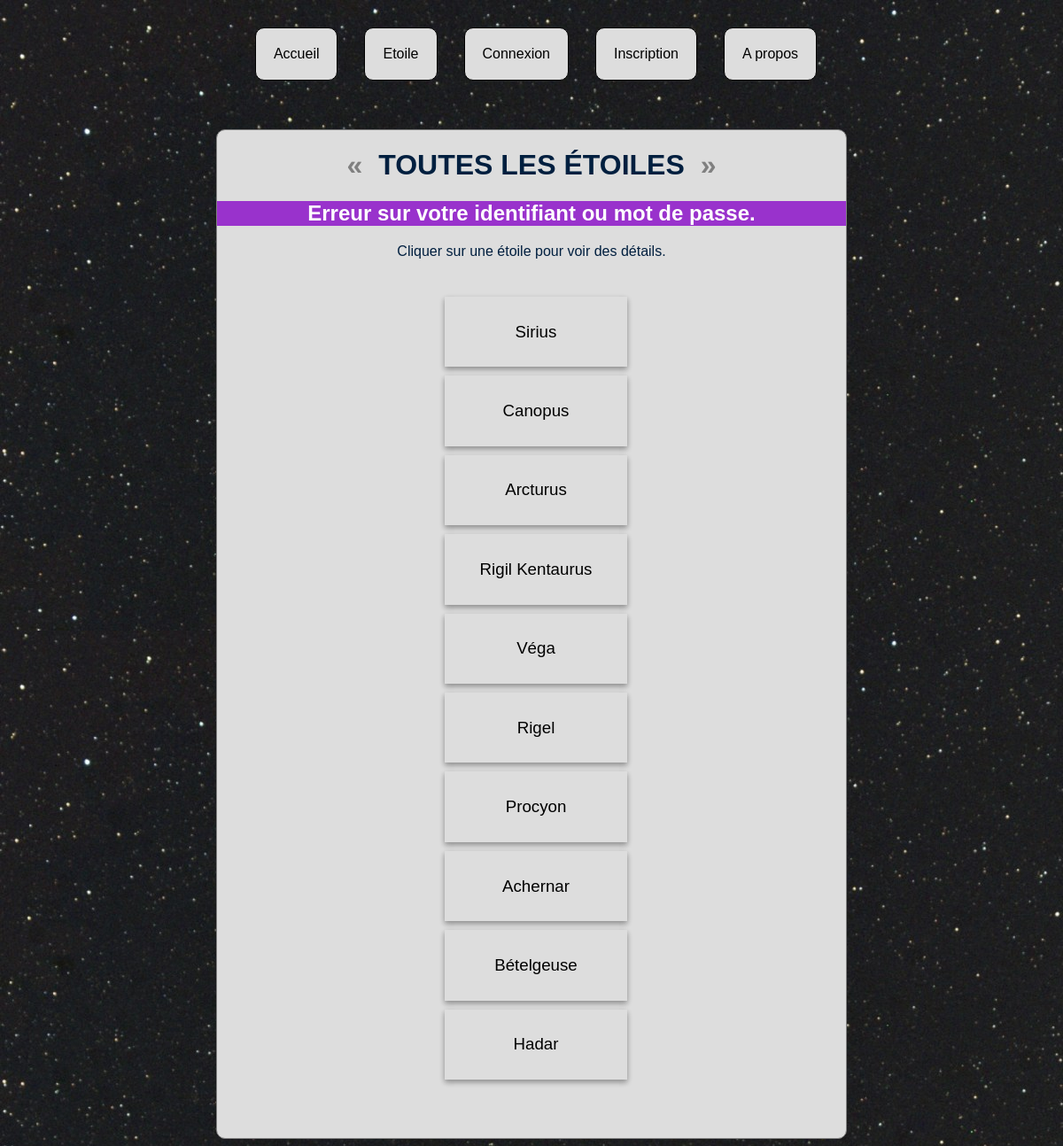
/liste (signed in), run on the app's committed database.
### tables this page shows
CREATE TABLE IF NOT EXISTS `stars` (
  `id` int(11) NOT NULL AUTO_INCREMENT,
  `name` varchar(255) DEFAULT NULL,
  `bayer` varchar(255) DEFAULT NULL,
  `spectralType` varchar(255) DEFAULT NULL,
  `magnitude` varchar(255) DEFAULT NULL,
  `distance` float DEFAULT NULL,
  `accountId` int(11) NOT NULL,
  PRIMARY KEY (`id`)
);

### src/control/Controller.php (called while the page is built, shortened)
<?php
require_once 'view/View.php';
require_once 'model/star/Star.php';
class Controller {
    private $view;
    private $storage;
    public function __construct(View $view, StarStorage $storage, AccountStorage $accountStorage, ImageStorage $imageStorage, CookieStorage $cookieStorage) {
        $this->view = $view;
        $this->storage = $storage;
    }
    public function showList() {
        $stars = $this->storage->readAll();
        $this->view->makeListPage($stars);
    }
}
?>

### src/Router.php (called while the page is built, shortened)
<?php
require_once 'view/View.php';
require_once 'control/Controller.php';
class Router {
    private $db;
    private $db2;
    private $db3;
    private $db4;
    public function __construct(StarStorage $db, AccountStorage $db2, ImageStorage $db3, CookieStorage $db4) {
        $this->db = $db;
        $this->db2 = $db2;
        $this->db3 = $db3;
        $this->db4 = $db4;
    }
    public function main() {
        $this->db4->setCookie();
        $feedback = key_exists('feedback', $_SESSION) ? $_SESSION['feedback'] : '';
        $view = key_exists('user', $_SESSION) ? new PrivateView($this, $feedback, $_SESSION['user']) : new View($this, $feedback);
        $controller = new Controller($view, $this->db, $this->db2, $this->db3, $this->db4);
        try {
            if(isset($_SESSION['user']) && isset($_SERVER['PATH_INFO'])) {
                $parts = explode('/', trim($_SERVER['PATH_INFO'], '/'));
                if ($parts[0] === '') {
                    $view->makeIndexPage();
                }
                else if ($parts[0] !== 'liste' && $parts[0] !== 'nouveau' && $parts[0] !== 'sauverNouveau' && $parts[0] !== 'disconnect' && $parts[0] !== 'info' && $parts[0] !== 'admin' && $parts[0] !== 'adminValidation' && count($parts) == 1) {
                    $starId = count($parts) >= 1 ? $parts[0] : null;
                    $controller->showInformation($starId);
                    if ($this->db->verifyAccountId($parts[0]) || $this->db2->read($_SESSION['accountId'])->getStatut() == 'admin') {
                        $controller->showButtonsOnStarPage($starId);
                    }
                }
                else if($parts[0] == 'liste') {
                    $controller->showList();
                }
                else if ($parts[0] == 'disconnect') {
                    $controller->disconnect();
                }
                else if ($parts[0] == 'nouveau') {
                    if ($_SERVER['REQUEST_METHOD'] !='POST') {
                        $controller->newStar();
                    }
                }
                else if ($parts[0] == 'sauverNouveau') {
                    if ($_SERVER['REQUEST_METHOD']=='POST') {
                        $controller->saveNewStar($_POST, $_FILES['files']);
                    }
                }
                else if ($parts[0] == 'info') {
                    $controller->showAProposPage();
                }
                else if ($parts[0] == 'admin') {
                    $controller->showAdminPage($_SESSION['user']);
                }
                else if ($parts[0] == 'adminValidation') {
                    $controller->changeLifetime($_SESSION['user'], $_POST);
                }
                else if ($parts[1] == 'askDelete' && ($this->db->verifyAccountId($parts[0]) || $this->db2->read($_SESSION['accountId'])->getStatut() == 'admin')) {
                    $starId = $parts[0];
                    if ($starId === null) {
                        $view->makeUnknownStarPage();
                    } else if ($_SERVER['REQUEST_METHOD'] !='POST') {
                            $controller->askDeleteColor($starId);
                    }
                }
                else if ($parts[1] == 'delete' && ($this->db->verifyAccountId($parts[0]) || $this->db2->read($_SESSION['accountId'])->getStatut() == 'admin')) {
                    $starId = $parts[0];
                    if ($starId === null) {
                        $view->makeUnknownStarPage();
                    } else if ($_SERVER['REQUEST_METHOD'] =='POST'){
                        $controller->deleteColor($starId);
                    }
                }
                else if ($parts[1] == 'makeUpdate' && ($this->db->verifyAccountId($parts[0]) || $this->db2->read($_SESSION['accountId'])->getStatut() == 'admin')) {
                    $starId = $parts[0];
                    if ($starId === null) {
                        $view->makeUnknownStarPage();
                    } else if ($_SERVER['REQUEST_METHOD'] !='POST') {
                        $controller->makeUpdatePage($starId);
                    }
                }
                else if ($parts[1] == 'update' && ($this->db->verifyAccountId($parts[0]) || $this->db2->read($_SESSION['accountId'])->getStatut() == 'admin')) {
                    $starId = $parts[0];
                    if ($starId === null) {
                        $view->makeUnknownStarPage();
                    } else if ($_SERVER['REQUEST_METHOD'] =='POST') {
                        $controller->makeUpdate($starId, $_POST, $_FILES['files']);
                    }
                }
            }
            else if (!isset($_SESSION['user']) && isset($_SERVER['PATH_INFO'])) {
                $parts = explode('/', trim($_SERVER['PATH_INFO'], '/'));
                if ($parts[0] === '') {
                    $view->makeIndexPage();
                }
                else if($parts[0] == 'liste') {
                    $controller->showList();
                }
            }
            else {
                $view->makeIndexPage();
            }
        }
        catch (Exception $e) {
            $view->makeUnexpectedErrorPage($e);
            }
    }
    public function starPage($id) {
		return "./$id";
    }
}
?>

### index.php (called while the page is built, shortened)
<?php
require_once("Router.php");
require_once("model/star/StarStorageMySQL.php");
try{
    $PDO = new PDO('mysql:host='.MYSQL_HOST.';port='.MYSQL_PORT.';dbname='.MYSQL_DB.';charset=utf8', MYSQL_USER, MYSQL_PASSWORD);
    $starStorage = new StarStorageMySQL($PDO);
    $accountStorage = new AccountStorageMySQL($PDO);
    $imageStorage = new ImageStorageMySQL($PDO);
    $cookieStorage = new CookieMySQL($PDO);
    $router = new Router($starStorage, $accountStorage, $imageStorage, $cookieStorage);
    $router->main();
}catch(Exception $e){
    echo"Pdo exception ". $e;
}
?>

### src/model/star/Star.php (called while the page is built, shortened)
<?php
class Star {
    private $name;
    public function __construct($name, $desBayer, $typeSpectre, $magnitude, $distance) {
        $this->name = $name;
    }
    public function getName() {
        return $this->name;
    }
}
?>

### src/model/star/StarStorageMySQL.php (called while the page is built, shortened)
<?php
class StarStorageMySQL implements StarStorage {
    private $bd;
    public function __construct($bd) {
        $this->bd = $bd;
    }
    public function getStars() {
        $rq = "SELECT * FROM stars";
        $stmt = $this->bd->prepare($rq);
        $stmt->execute();
        $result = $stmt->fetchAll(PDO::FETCH_ASSOC);
        return $result;
    }
    public function readAll() {
        $tab = array();
        foreach ($this->getStars() as $val) {
            $t = new StarBuilder($val);
            $tab[] = array($val['id'] => $t->createStar());
        }
        return $tab;
    }
}
?>

### src/view/View.php (the view, shortened to what this page needs)
<?php
require_once 'model/star/Star.php';
require_once 'Router.php';
class View {
    protected $router;
    public function __construct(Router $router, $feedback) {
        $this->router = $router;
    }
    public function render() {
        include_once 'SqueletteRender.php';
    }
    protected function galleryStar($id, $c) {
		$cclass = "Star".$id;
		$res = '<li><a href="'.$this->router->starPage($id).'">';
		$res .= '<h3>'.self::htmlesc($c->getName()).'</h3>';
		$res .= '<div class="sample '.$cclass.'"></div>';
		$res .= '</a></li>'."\n";
		return $res;
	}
    public function makeListPage($starsTab) {
        $this->content = "<p>Cliquer sur une étoile pour voir des détails.</p>\n";
        $this->content .= "<ul class=\"gallery\">\n";
		foreach ($starsTab as $tab) {
            foreach ($tab as $key=>$value)
			$this->content .= $this->galleryStar($key, $value);
		}
		$this->content .= "</ul>\n";
    }
    public static function htmlesc($str) {
		return htmlspecialchars($str,
			ENT_QUOTES
			| ENT_SUBSTITUTE
			| ENT_HTML5,
			'UTF-8');
    }
}
?>

### css/style.css (style rules this page uses)
main li { list-style: none; margin: 10px; font-weight: bold; }
ul { display: inline-block; padding: 0px 0px 0px 10px; }
.gallery li { list-style-type: none; margin: 0; box-shadow: 0 3px 6px rgba(0, 0, 0, 0.16), 0 3px 6px rgba(0, 0, 0, 0.23); padding-left: 40px; padding-right: 40px; padding-top: 10px; padding-bottom: 10px; margin: 10px; }
.gallery h3 { text-decoration: none; font-weight: normal; }
body { background-image: url("star.png"); color: #001f3f; font-family: Arial, Helvetica, sans-serif; }
a { text-decoration: none; color: black; }

### data on the page
stars: name "Sirius"
stars: name "Canopus"
stars: name "Arcturus"
stars: name "Rigil Kentaurus"
stars: name "Véga"
stars: name "Rigel"
stars: name "Procyon"
stars: name "Achernar"
stars: name "Bételgeuse"
stars: name "Hadar"

### other printed values
$key "Accueil"
$key "Etoile"
$key "Connexion"
$key "Inscription"
$key "A propos"
$this->title "TOUTES LES ÉTOILES"
$this->feedback "Erreur sur votre identifiant ou mot de passe."
